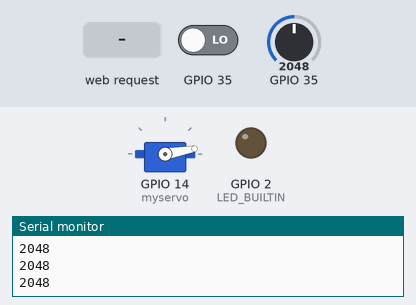
The sketch below on a simulated ESP32. Parts: servo, output pins drawn as LEDs (lit = HIGH), the last lines printed to the serial monitor. The inputs (shaded band) are chosen by the test bench; at power-on: GPIO 35 = 2048, GPIO 35 LOW.

Above: at 1.2 s.
1.3 s: GPIO 35 set to 110
2.8 s: GPIO 35 set to 90
At 3.6 s:
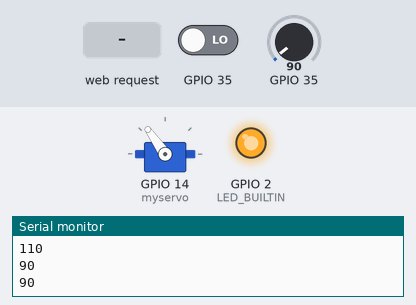
6.0 s: HTTP request GET /L received
7.5 s: GPIO 35 set to 491
At 8.5 s:
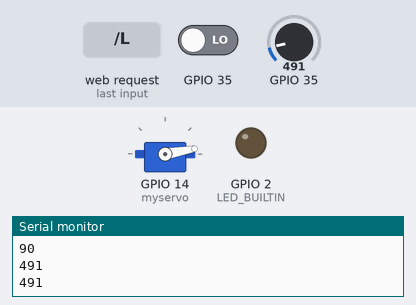
9.0 s: GPIO 35 set to 60
At 9.7 s:
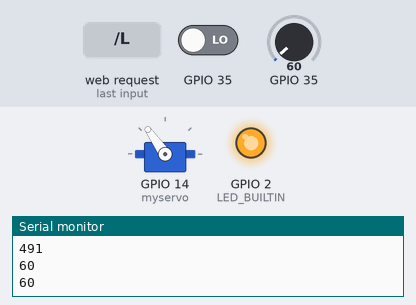
Timing chart, 0 to 11.5 s (numbered marks = the images above; inputs shaded):
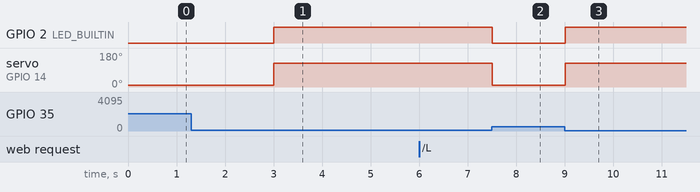

Measured:
- the behaviour switches between 100 and 99 on GPIO 35 (found by bisection; images 0 and 1)
- after the input at 2.8 s, GPIO 2 (LED_BUILTIN): LOW → HIGH after 0.20 s; servo on GPIO 14 (myservo): 10° → 125° after 0.20 s
- after the input at 7.5 s, GPIO 2 (LED_BUILTIN): HIGH → LOW at once; servo on GPIO 14 (myservo): 125° → 10° at once
- after the input at 9.0 s, GPIO 2 (LED_BUILTIN): LOW → HIGH at once; servo on GPIO 14 (myservo): 10° → 125° at once

The sketch:

window.ino
```cpp
/*
  WiFiAccessPoint.ino creates a WiFi access point and provides a web server on it.

  Steps:
  1. Connect to the access point "yourAp"
  2. Point your web browser to http://192.168.4.1/H to turn the LED on or http://192.168.4.1/L to turn it off
     OR
     Run raw TCP "GET /H" and "GET /L" on PuTTY terminal with 192.168.4.1 as IP address and 80 as port

  Created for arduino-esp32 on 04 July, 2018
  by Elochukwu Ifediora (fedy0)
*/

#include <ESP32Servo.h>
#include <WiFi.h>
#include <WiFiAP.h>
#include <WiFiClient.h>

#define LED_BUILTIN 2 // Set the GPIO pin where you connected your test LED or comment this line out if your dev board has a built-in LED

// Set these to your desired credentials.
const char *ssid = "AUTO-WINDOW";
const char *password = "";

WiFiServer server(80);

Servo myservo; // 定义Servo对象来控制
int pos = 0;   // 角度存储变量
int o_or_c = HIGH;

void setup()
{
    // 舵机
    myservo.attach(14);
    // 雨滴
    pinMode(35, INPUT);
    // LED
    pinMode(LED_BUILTIN, OUTPUT);

    Serial.begin(115200);
    Serial.println();
    Serial.println("Configuring access point...");

    // WIFI AP
    WiFi.softAP(ssid, password);
    IPAddress myIP = WiFi.softAPIP();
    Serial.print("AP IP address: ");
    Serial.println(myIP);
    server.begin();

    Serial.println("Server started");
}

void loop()
{
    WiFiClient client = server.available(); // listen for incoming clients

    if (client) {                       // if you get a client,
        Serial.println("New Client.");  // print a message out the serial port
        String currentLine = "";        // make a String to hold incoming data from the client
        while (client.connected()) {    // loop while the client's connected
            if (client.available()) {   // if there's bytes to read from the client,
                char c = client.read(); // read a byte, then
                Serial.write(c);        // print it out the serial monitor
                if (c == '\n') {        // if the byte is a newline character

                    // if the current line is blank, you got two newline characters in a row.
                    // that's the end of the client HTTP request, so send a response:
                    if (currentLine.length() == 0) {
                        // HTTP headers always start with a response code (e.g. HTTP/1.1 200 OK)
                        // and a content-type so the client knows what's coming, then a blank line:
                        client.println("HTTP/1.1 200 OK");
                        client.println("Content-type:text/html");
                        client.println();

                        // the content of the HTTP response follows the header:
                        client.print("<head><meta charset='utf-8'><meta http-equiv='refresh' content='2;url=/'><title></title></head>");
                        client.print("<style>.main {display: flex;height: 100%;flex-direction: column;justify-content: center;align-items: center;}p{font-size: 3rem;}.b_f {display: flex;justify-content: center;align-items: center;}a {text-decoration: none;color: #000}.b {margin: 16px;padding: 16px;background-color: #ddd;border-radius: 8px;font-size: 2rem;}</style>");
                        client.print("<div class='main'><p>现在外面 <span id='rain'>");
                        if (digitalRead(35) == HIGH) {
                            client.print("有");
                        } else {
                            client.print("无");
                        }
                        client.print("</span>雨</p><div class='b_f'><a href='/H'><div class='b'>开窗</div></a><a href='/L'><div class='b'>关窗</div></a></div></div>");

                        // The HTTP response ends with another blank line:
                        client.println();
                        // break out of the while loop:
                        break;
                    } else { // if you got a newline, then clear currentLine:
                        currentLine = "";
                    }
                } else if (c != '\r') { // if you got anything else but a carriage return character,
                    currentLine += c;   // add it to the end of the currentLine
                }

                // Check to see if the client request was "GET /H" or "GET /L":
                if (currentLine.endsWith("GET /H")) {
                    open_window();
                }
                if (currentLine.endsWith("GET /L")) {
                    close_window();
                }
            }
        }
        // close the connection:
        client.stop();
        Serial.println("Client Disconnected.");
    }

    // if (digitalRead(35) != o_or_c)
    // {
    //   o_or_c = digitalRead(35);
    //   if (digitalRead(35) == HIGH)
    //   { // 有水
    //     close_window();
    //   }
    //   else
    //   { // 无水
    //     open_window();
    //   }
    Serial.println(analogRead(35));
    if (analogRead(35) >= 100) {
        close_window();
    } else {
        open_window();
    }
    delay(500); // Delay a little bit to improve simulation performance
                // }
}

void open_window()
{
    // if (myservo.read() != 125) {
    digitalWrite(LED_BUILTIN, HIGH);
    // for (pos = 10; pos <= 125; pos ++) {
    myservo.write(125);
    // delay(5);
    // }
    //}
}

void close_window()
{
    // if (myservo.read() != 10) {
    digitalWrite(LED_BUILTIN, LOW);
    // for (pos = 120; pos >= 10; pos --) {
    myservo.write(10);
    //   delay(5);
    //   }
}
```
